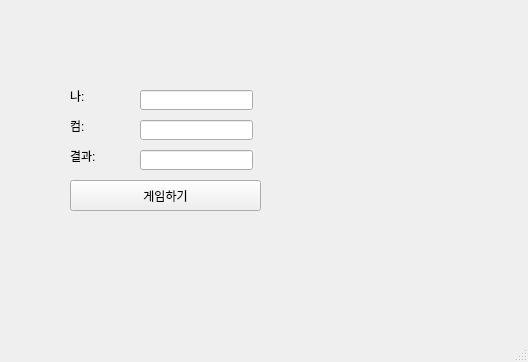
<?xml version="1.0" encoding="UTF-8"?>
<ui version="4.0">
 <class>MainWindow</class>
 <widget class="QMainWindow" name="MainWindow">
  <property name="geometry">
   <rect>
    <x>0</x>
    <y>0</y>
    <width>528</width>
    <height>362</height>
   </rect>
  </property>
  <property name="windowTitle">
   <string>MainWindow</string>
  </property>
  <widget class="QWidget" name="centralwidget">
   <widget class="QLabel" name="lbl_mine">
    <property name="geometry">
     <rect>
      <x>70</x>
      <y>80</y>
      <width>91</width>
      <height>31</height>
     </rect>
    </property>
    <property name="text">
     <string>나:</string>
    </property>
   </widget>
   <widget class="QLabel" name="lbl_com">
    <property name="geometry">
     <rect>
      <x>70</x>
      <y>110</y>
      <width>91</width>
      <height>31</height>
     </rect>
    </property>
    <property name="text">
     <string>컴:</string>
    </property>
   </widget>
   <widget class="QLabel" name="lbl_result">
    <property name="geometry">
     <rect>
      <x>70</x>
      <y>140</y>
      <width>91</width>
      <height>31</height>
     </rect>
    </property>
    <property name="text">
     <string>결과:</string>
    </property>
   </widget>
   <widget class="QLineEdit" name="le_mine">
    <property name="geometry">
     <rect>
      <x>140</x>
      <y>90</y>
      <width>113</width>
      <height>20</height>
     </rect>
    </property>
   </widget>
   <widget class="QLineEdit" name="le_com">
    <property name="geometry">
     <rect>
      <x>140</x>
      <y>120</y>
      <width>113</width>
      <height>20</height>
     </rect>
    </property>
   </widget>
   <widget class="QLineEdit" name="le_result">
    <property name="geometry">
     <rect>
      <x>140</x>
      <y>150</y>
      <width>113</width>
      <height>20</height>
     </rect>
    </property>
   </widget>
   <widget class="QPushButton" name="pb">
    <property name="geometry">
     <rect>
      <x>70</x>
      <y>180</y>
      <width>191</width>
      <height>31</height>
     </rect>
    </property>
    <property name="text">
     <string>게임하기</string>
    </property>
   </widget>
  </widget>
  <widget class="QMenuBar" name="menubar">
   <property name="geometry">
    <rect>
     <x>0</x>
     <y>0</y>
     <width>528</width>
     <height>21</height>
    </rect>
   </property>
  </widget>
  <widget class="QStatusBar" name="statusbar"/>
 </widget>
 <resources/>
 <connections/>
</ui>
